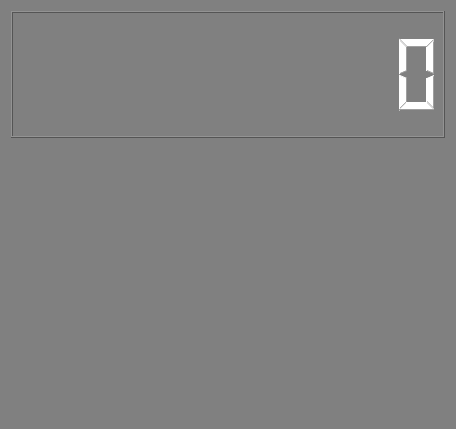
<?xml version="1.0" encoding="UTF-8"?>
<ui version="4.0">
 <class>MainWindow</class>
 <widget class="QMainWindow" name="MainWindow">
  <property name="geometry">
   <rect>
    <x>0</x>
    <y>0</y>
    <width>338</width>
    <height>429</height>
   </rect>
  </property>
  <property name="windowTitle">
   <string>Calculator</string>
  </property>
  <property name="windowIcon">
   <iconset>
    <normaloff>res/icon.ico</normaloff>res/icon.ico</iconset>
  </property>
  <property name="styleSheet">
   <string notr="true">background-color: rgb(128, 128, 128);</string>
  </property>
  <widget class="QWidget" name="centralWidget">
   <property name="sizePolicy">
    <sizepolicy hsizetype="Maximum" vsizetype="Maximum">
     <horstretch>0</horstretch>
     <verstretch>0</verstretch>
    </sizepolicy>
   </property>
   <layout class="QVBoxLayout" name="verticalLayout">
    <item>
     <widget class="QLCDNumber" name="lcdNumber">
      <property name="styleSheet">
       <string notr="true">color: rgb(255, 255, 255);</string>
      </property>
      <property name="digitCount">
       <number>10</number>
      </property>
     </widget>
    </item>
    <item>
     <layout class="QGridLayout" name="gridLayout">
      <item row="3" column="0">
       <widget class="QPushButton" name="pushButton_n4">
        <property name="minimumSize">
         <size>
          <width>0</width>
          <height>50</height>
         </size>
        </property>
        <property name="font">
         <font>
          <pointsize>27</pointsize>
          <weight>75</weight>
          <bold>true</bold>
         </font>
        </property>
        <property name="styleSheet">
         <string notr="true"/>
        </property>
        <property name="text">
         <string/>
        </property>
        <property name="icon">
         <iconset>
          <normaloff>res/4.png</normaloff>res/4.png</iconset>
        </property>
        <property name="iconSize">
         <size>
          <width>50</width>
          <height>50</height>
         </size>
        </property>
        <property name="shortcut">
         <string>4</string>
        </property>
        <property name="flat">
         <bool>true</bool>
        </property>
       </widget>
      </item>
      <item row="4" column="0">
       <widget class="QPushButton" name="pushButton_n1">
        <property name="minimumSize">
         <size>
          <width>0</width>
          <height>50</height>
         </size>
        </property>
        <property name="font">
         <font>
          <pointsize>27</pointsize>
          <weight>75</weight>
          <bold>true</bold>
         </font>
        </property>
        <property name="styleSheet">
         <string notr="true"/>
        </property>
        <property name="text">
         <string/>
        </property>
        <property name="icon">
         <iconset>
          <normaloff>res/1.png</normaloff>res/1.png</iconset>
        </property>
        <property name="iconSize">
         <size>
          <width>50</width>
          <height>50</height>
         </size>
        </property>
        <property name="shortcut">
         <string>1</string>
        </property>
        <property name="flat">
         <bool>true</bool>
        </property>
       </widget>
      </item>
      <item row="2" column="1">
       <widget class="QPushButton" name="pushButton_n8">
        <property name="minimumSize">
         <size>
          <width>0</width>
          <height>50</height>
         </size>
        </property>
        <property name="font">
         <font>
          <pointsize>27</pointsize>
          <weight>75</weight>
          <bold>true</bold>
         </font>
        </property>
        <property name="styleSheet">
         <string notr="true"/>
        </property>
        <property name="text">
         <string/>
        </property>
        <property name="icon">
         <iconset>
          <normaloff>res/8.png</normaloff>res/8.png</iconset>
        </property>
        <property name="iconSize">
         <size>
          <width>50</width>
          <height>50</height>
         </size>
        </property>
        <property name="shortcut">
         <string>8</string>
        </property>
        <property name="flat">
         <bool>true</bool>
        </property>
       </widget>
      </item>
      <item row="2" column="3">
       <widget class="QPushButton" name="pushButton_mul">
        <property name="minimumSize">
         <size>
          <width>0</width>
          <height>50</height>
         </size>
        </property>
        <property name="font">
         <font>
          <pointsize>27</pointsize>
          <weight>50</weight>
          <bold>false</bold>
         </font>
        </property>
        <property name="text">
         <string/>
        </property>
        <property name="icon">
         <iconset>
          <normaloff>res/mul.png</normaloff>res/mul.png</iconset>
        </property>
        <property name="iconSize">
         <size>
          <width>50</width>
          <height>50</height>
         </size>
        </property>
        <property name="shortcut">
         <string>*</string>
        </property>
        <property name="flat">
         <bool>true</bool>
        </property>
       </widget>
      </item>
      <item row="2" column="0">
       <widget class="QPushButton" name="pushButton_n7">
        <property name="minimumSize">
         <size>
          <width>0</width>
          <height>50</height>
         </size>
        </property>
        <property name="font">
         <font>
          <pointsize>27</pointsize>
          <weight>75</weight>
          <bold>true</bold>
         </font>
        </property>
        <property name="styleSheet">
         <string notr="true"/>
        </property>
        <property name="text">
         <string/>
        </property>
        <property name="icon">
         <iconset>
          <normaloff>res/7.png</normaloff>res/7.png</iconset>
        </property>
        <property name="iconSize">
         <size>
          <width>50</width>
          <height>50</height>
         </size>
        </property>
        <property name="shortcut">
         <string>7</string>
        </property>
        <property name="flat">
         <bool>true</bool>
        </property>
       </widget>
      </item>
      <item row="3" column="2">
       <widget class="QPushButton" name="pushButton_n6">
        <property name="minimumSize">
         <size>
          <width>0</width>
          <height>50</height>
         </size>
        </property>
        <property name="font">
         <font>
          <pointsize>27</pointsize>
          <weight>75</weight>
          <bold>true</bold>
         </font>
        </property>
        <property name="styleSheet">
         <string notr="true"/>
        </property>
        <property name="text">
         <string/>
        </property>
        <property name="icon">
         <iconset>
          <normaloff>res/6.png</normaloff>res/6.png</iconset>
        </property>
        <property name="iconSize">
         <size>
          <width>50</width>
          <height>50</height>
         </size>
        </property>
        <property name="shortcut">
         <string>6</string>
        </property>
        <property name="flat">
         <bool>true</bool>
        </property>
       </widget>
      </item>
      <item row="3" column="1">
       <widget class="QPushButton" name="pushButton_n5">
        <property name="minimumSize">
         <size>
          <width>0</width>
          <height>50</height>
         </size>
        </property>
        <property name="font">
         <font>
          <pointsize>27</pointsize>
          <weight>75</weight>
          <bold>true</bold>
         </font>
        </property>
        <property name="styleSheet">
         <string notr="true"/>
        </property>
        <property name="text">
         <string/>
        </property>
        <property name="icon">
         <iconset>
          <normaloff>res/5.png</normaloff>res/5.png</iconset>
        </property>
        <property name="iconSize">
         <size>
          <width>50</width>
          <height>50</height>
         </size>
        </property>
        <property name="shortcut">
         <string>5</string>
        </property>
        <property name="flat">
         <bool>true</bool>
        </property>
       </widget>
      </item>
      <item row="5" column="0">
       <widget class="QPushButton" name="pushButton_n0">
        <property name="minimumSize">
         <size>
          <width>0</width>
          <height>50</height>
         </size>
        </property>
        <property name="font">
         <font>
          <pointsize>27</pointsize>
          <weight>75</weight>
          <bold>true</bold>
         </font>
        </property>
        <property name="styleSheet">
         <string notr="true"/>
        </property>
        <property name="text">
         <string/>
        </property>
        <property name="icon">
         <iconset>
          <normaloff>res/0.png</normaloff>res/0.png</iconset>
        </property>
        <property name="iconSize">
         <size>
          <width>50</width>
          <height>50</height>
         </size>
        </property>
        <property name="shortcut">
         <string>0</string>
        </property>
        <property name="flat">
         <bool>true</bool>
        </property>
       </widget>
      </item>
      <item row="2" column="2">
       <widget class="QPushButton" name="pushButton_n9">
        <property name="minimumSize">
         <size>
          <width>0</width>
          <height>50</height>
         </size>
        </property>
        <property name="font">
         <font>
          <pointsize>27</pointsize>
          <weight>75</weight>
          <bold>true</bold>
         </font>
        </property>
        <property name="styleSheet">
         <string notr="true"/>
        </property>
        <property name="text">
         <string/>
        </property>
        <property name="icon">
         <iconset>
          <normaloff>res/9.png</normaloff>res/9.png</iconset>
        </property>
        <property name="iconSize">
         <size>
          <width>50</width>
          <height>50</height>
         </size>
        </property>
        <property name="shortcut">
         <string>9</string>
        </property>
        <property name="flat">
         <bool>true</bool>
        </property>
       </widget>
      </item>
      <item row="4" column="2">
       <widget class="QPushButton" name="pushButton_n3">
        <property name="minimumSize">
         <size>
          <width>0</width>
          <height>50</height>
         </size>
        </property>
        <property name="font">
         <font>
          <pointsize>27</pointsize>
          <weight>75</weight>
          <bold>true</bold>
         </font>
        </property>
        <property name="styleSheet">
         <string notr="true"/>
        </property>
        <property name="text">
         <string/>
        </property>
        <property name="icon">
         <iconset>
          <normaloff>res/3.png</normaloff>res/3.png</iconset>
        </property>
        <property name="iconSize">
         <size>
          <width>50</width>
          <height>50</height>
         </size>
        </property>
        <property name="shortcut">
         <string>3</string>
        </property>
        <property name="flat">
         <bool>true</bool>
        </property>
       </widget>
      </item>
      <item row="1" column="3">
       <widget class="QPushButton" name="pushButton_div">
        <property name="minimumSize">
         <size>
          <width>0</width>
          <height>50</height>
         </size>
        </property>
        <property name="font">
         <font>
          <pointsize>27</pointsize>
          <weight>50</weight>
          <bold>false</bold>
         </font>
        </property>
        <property name="text">
         <string/>
        </property>
        <property name="icon">
         <iconset>
          <normaloff>res/div.png</normaloff>res/div.png</iconset>
        </property>
        <property name="iconSize">
         <size>
          <width>50</width>
          <height>50</height>
         </size>
        </property>
        <property name="shortcut">
         <string>/</string>
        </property>
        <property name="flat">
         <bool>true</bool>
        </property>
       </widget>
      </item>
      <item row="3" column="3">
       <widget class="QPushButton" name="pushButton_sub">
        <property name="minimumSize">
         <size>
          <width>0</width>
          <height>50</height>
         </size>
        </property>
        <property name="font">
         <font>
          <pointsize>27</pointsize>
          <weight>50</weight>
          <bold>false</bold>
         </font>
        </property>
        <property name="text">
         <string/>
        </property>
        <property name="icon">
         <iconset>
          <normaloff>res/min.png</normaloff>res/min.png</iconset>
        </property>
        <property name="iconSize">
         <size>
          <width>50</width>
          <height>50</height>
         </size>
        </property>
        <property name="shortcut">
         <string>-</string>
        </property>
        <property name="flat">
         <bool>true</bool>
        </property>
       </widget>
      </item>
      <item row="4" column="3">
       <widget class="QPushButton" name="pushButton_add">
        <property name="minimumSize">
         <size>
          <width>0</width>
          <height>50</height>
         </size>
        </property>
        <property name="font">
         <font>
          <pointsize>27</pointsize>
          <weight>50</weight>
          <bold>false</bold>
         </font>
        </property>
        <property name="text">
         <string/>
        </property>
        <property name="icon">
         <iconset>
          <normaloff>res/plus.png</normaloff>res/plus.png</iconset>
        </property>
        <property name="iconSize">
         <size>
          <width>50</width>
          <height>50</height>
         </size>
        </property>
        <property name="shortcut">
         <string>+</string>
        </property>
        <property name="flat">
         <bool>true</bool>
        </property>
       </widget>
      </item>
      <item row="5" column="1">
       <widget class="QPushButton" name="pushButton_pc">
        <property name="minimumSize">
         <size>
          <width>0</width>
          <height>50</height>
         </size>
        </property>
        <property name="font">
         <font>
          <pointsize>27</pointsize>
          <weight>50</weight>
          <bold>false</bold>
         </font>
        </property>
        <property name="text">
         <string/>
        </property>
        <property name="icon">
         <iconset>
          <normaloff>res/per.png</normaloff>res/per.png</iconset>
        </property>
        <property name="iconSize">
         <size>
          <width>50</width>
          <height>50</height>
         </size>
        </property>
        <property name="shortcut">
         <string>%</string>
        </property>
        <property name="flat">
         <bool>true</bool>
        </property>
       </widget>
      </item>
      <item row="5" column="2" colspan="2">
       <widget class="QPushButton" name="pushButton_eq">
        <property name="minimumSize">
         <size>
          <width>0</width>
          <height>50</height>
         </size>
        </property>
        <property name="font">
         <font>
          <pointsize>27</pointsize>
          <weight>75</weight>
          <bold>true</bold>
         </font>
        </property>
        <property name="styleSheet">
         <string notr="true">background-color: rgb(0, 255, 0);</string>
        </property>
        <property name="text">
         <string/>
        </property>
        <property name="icon">
         <iconset>
          <normaloff>res/equal.png</normaloff>res/equal.png</iconset>
        </property>
        <property name="iconSize">
         <size>
          <width>75</width>
          <height>50</height>
         </size>
        </property>
        <property name="shortcut">
         <string>Return</string>
        </property>
        <property name="flat">
         <bool>true</bool>
        </property>
       </widget>
      </item>
      <item row="1" column="0" colspan="3">
       <widget class="QPushButton" name="pushButton_ac">
        <property name="minimumSize">
         <size>
          <width>0</width>
          <height>50</height>
         </size>
        </property>
        <property name="font">
         <font>
          <pointsize>27</pointsize>
          <weight>50</weight>
          <bold>false</bold>
         </font>
        </property>
        <property name="styleSheet">
         <string notr="true">background-color: rgb(255, 0, 0);</string>
        </property>
        <property name="text">
         <string/>
        </property>
        <property name="icon">
         <iconset>
          <normaloff>res/clear.png</normaloff>res/clear.png</iconset>
        </property>
        <property name="iconSize">
         <size>
          <width>50</width>
          <height>50</height>
         </size>
        </property>
        <property name="shortcut">
         <string>Esc</string>
        </property>
        <property name="flat">
         <bool>true</bool>
        </property>
       </widget>
      </item>
      <item row="4" column="1">
       <widget class="QPushButton" name="pushButton_n2">
        <property name="minimumSize">
         <size>
          <width>0</width>
          <height>50</height>
         </size>
        </property>
        <property name="font">
         <font>
          <pointsize>27</pointsize>
          <weight>75</weight>
          <bold>true</bold>
         </font>
        </property>
        <property name="styleSheet">
         <string notr="true"/>
        </property>
        <property name="text">
         <string/>
        </property>
        <property name="icon">
         <iconset>
          <normaloff>res/2.png</normaloff>res/2.png</iconset>
        </property>
        <property name="iconSize">
         <size>
          <width>50</width>
          <height>50</height>
         </size>
        </property>
        <property name="shortcut">
         <string>2</string>
        </property>
        <property name="flat">
         <bool>true</bool>
        </property>
       </widget>
      </item>
     </layout>
    </item>
   </layout>
  </widget>
  <action name="actionExit">
   <property name="text">
    <string>Exit</string>
   </property>
   <property name="shortcut">
    <string>Ctrl+Q</string>
   </property>
  </action>
  <action name="actionReset">
   <property name="text">
    <string>Reset</string>
   </property>
   <property name="shortcut">
    <string>Ctrl+R</string>
   </property>
  </action>
 </widget>
 <layoutdefault spacing="6" margin="11"/>
 <resources/>
 <connections/>
</ui>
